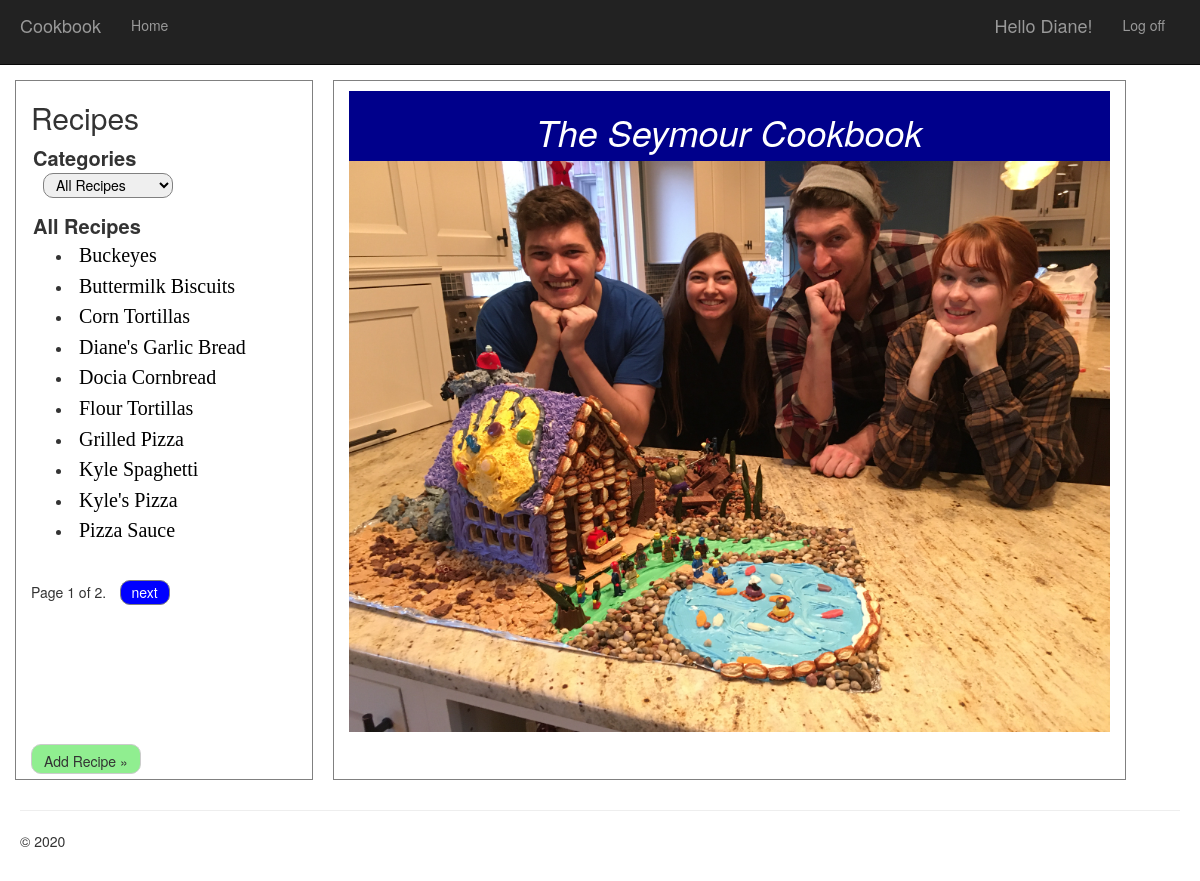
/ (signed in), run on the app's committed database.
### recipe/models.py (models this page shows, shortened)
class User(AbstractUser):
    pass

class Category(models.Model):
    catname = models.CharField(max_length=64, unique=True)

class Recipe(models.Model):
    author = models.ForeignKey(User, on_delete=models.CASCADE, related_name="creator")
    timestamp = models.DateTimeField(auto_now_add=True)
    title = models.CharField(max_length=64)
    category = models.ForeignKey(Category, on_delete=models.CASCADE, null=True, blank=True, related_name="mixer")
    comment = models.CharField(max_length=255, null=True, blank=True, default=None)
    instructions = models.CharField(max_length=255, null=True, blank=True, default=None)

### recipe/views.py (the view)
# urls.py: path('', views.index, name='home'),
@csrf_exempt
@login_required
def index(request):
    assert isinstance(request, HttpRequest)
    recipes = Recipe.objects.filter().order_by('title')
    categories = Category.objects.filter().order_by('catname')
    units = Unit.objects.filter()
    ingredients = Ingredient.objects.filter()
    paginator = Paginator(recipes, 10) # Show 10 contacts per page.
    page_number = request.GET.get('page')
    page_obj = paginator.get_page(page_number)
    return render(
        request,
        'recipe/index.html',
        {
            'title':'Home Page',
            'year':datetime.now().year,
            'categories': categories,
            'units': units,
            'ingredients': ingredients,
            'page_obj': page_obj,
            'Category': 'All Recipes',
        }
    )

### recipe/templates/recipe/index.html (shortened to what this page needs)
{% extends "recipe/layout.html" %}
{% block content %}
<div class="row">
    <div class="col-md-3" style="border: 1px solid gray; height: auto; min-height: 700px; margin: 10px">
        <h2>Recipes</h2>
        <div class="categories">
            <div class="grouping" style="display: inline">Categories</div>&nbsp;&nbsp;
            <div style="display: inline">
                <form method="post" name="catselect" action="{% url 'cat' %}">
                    <select onchange="catlist()" name="category" class="box1">
                        <option style="font-style: italic; display: none">All Recipes</option>
                    </select>
                </form>
            </div>
        </div>
        <div class="categories">
            <div class="grouping" name="catgroup" id="catgroup">{{ Category }}</div>
            <ul id="recipe_list">
                {% for recipe in page_obj %}
                    <li>
                        <div>
                            <button data-recipe="{{ recipe.title }}" type="submit" class="link-button">{{ recipe.title }}</button>
                        </div>
                    </li>
                {% endfor %}
            </ul>
        </div>
        <div style="position: absolute; bottom: 5px"><button style="display: block" class="btn btn-default" id="add">Add Recipe &raquo;</button></div>
        <div class="pagination">
            <span class="step-links">
                <span style="display: inline-block" class="current">
                    Page {{ page_obj.number }} of {{ page_obj.paginator.num_pages }}.
                </span>
                {% if page_obj.has_next %}
                    <form style="display: inline-block" type="text" method="post" action="?page={{ page_obj.next_page_number }}">
                        <button type="submit" class="box3">next</button>
                    </form>
                {% endif %}
            </span>
        </div>
    </div>
    <div class="col-md-8" id="recipe_detail" style="border: 1px solid gray; height: auto; min-height: 700px; margin: 10px">
        <div id="default" style="display: block">
            <div class="title_box">
                <h1><i>The Seymour Cookbook</i></h1>
            </div>
            <img src="/static/images/media/ginger.jpg" style="width: 100%; float: left" alt="No Pix">
        </div>
    </div>
</div>
{% endblock %}

### recipe/templates/recipe/loginpartial.html (shortened to what this page needs)
{% if user.is_authenticated %}
<form id="logoutForm" action="/logout/" method="post" class="navbar-right">
    <ul class="nav navbar-nav navbar-right">
        <li><span class="navbar-brand">Hello {{ user.username }}!</span></li>
        <li><a href="javascript:document.getElementById('logoutForm').submit()">Log off</a></li>
    </ul>
</form>
{% else %}
<ul class="nav navbar-nav navbar-right">
    <li><a href="{% url 'login' %}">Log in</a></li>
</ul>
{% endif %}

### recipe/static/recipe/content/site.css (style rules this page uses)
body { padding-top: 50px; padding-bottom: 20px; }
input, select, textarea { max-width: 280px; }
.box1, .box2 { padding-left: 8px; margin-left: 10px; height: 25px; border: 1px solid gray; border-radius: 10px; width: 130px; }
.box3 { padding-left: 5px; margin-left: 10px; background-color: blue; color: white; display: inline-block; height: 25px; border: 1px solid gray; border-radius: 10px; width: 50px; }
.title_box { height: 70px; width: 100%; background-color: darkblue; text-align: center; color: white; padding-top: 1px; margin-top: 10px; }
.grouping { font-size: 20px; font-weight: 700; }
.categories { margin-left: 2px; margin-top: 10px; }
.link-button { background: none; border: none; cursor: pointer; font-size: 20px; font-family: serif; }

### data on the page
User: username "Diane"
Category: catname "All Recipes"
Recipe: title "Buckeyes"
Recipe: title "Buttermilk Biscuits"
Recipe: title "Corn Tortillas"
Recipe: title "Diane's Garlic Bread"
Recipe: title "Docia Cornbread"
Recipe: title "Flour Tortillas"
Recipe: title "Grilled Pizza"
Recipe: title "Kyle Spaghetti"
Recipe: title "Kyle's Pizza"
Recipe: title "Pizza Sauce"

### other printed values
{{ page_obj.number }} "1"
{{ page_obj.paginator.num_pages }} "2"
